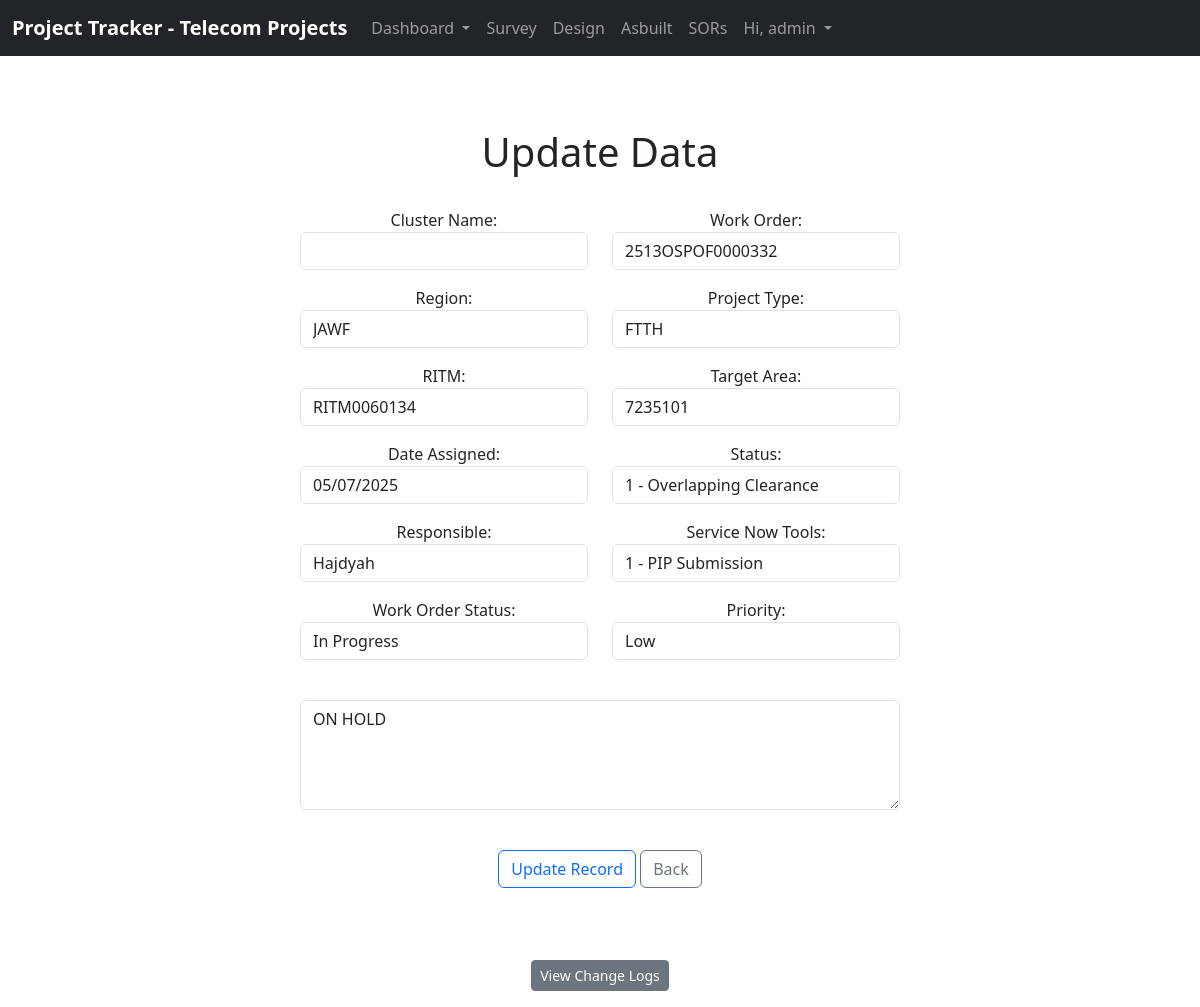
Page /update_survey_record/602 (signed in) on the earlier database version.
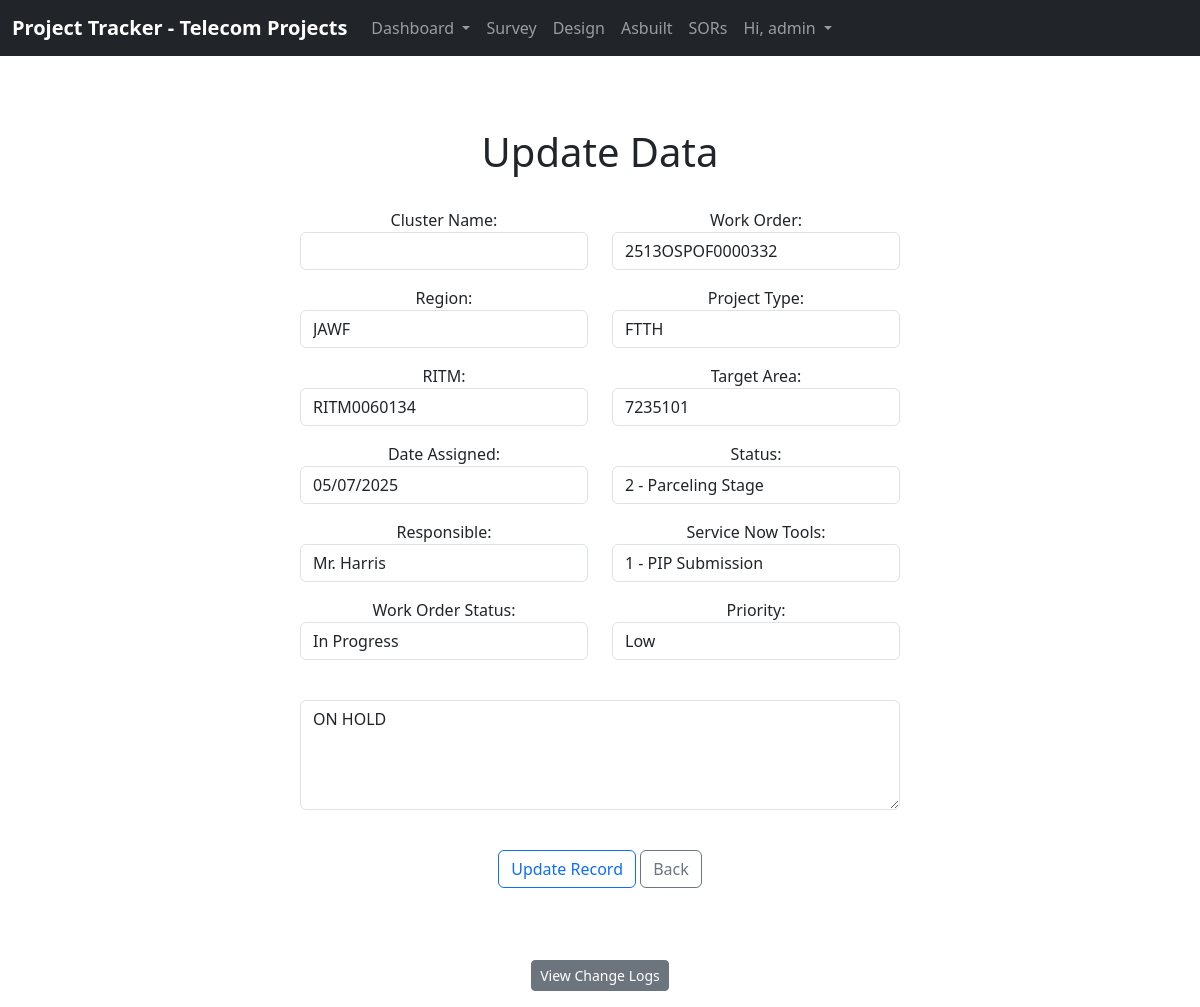
Same page on the later database version.
### website/models.py (models this page shows, shortened)
class survey(models.Model):
    cluster_name = models.CharField(max_length=200, blank=True)
    work_order = models.CharField(max_length=16)
    region = models.CharField(max_length=20, blank=True)
    project_type = models.CharField(max_length=20, blank=True)
    RITM = models.CharField(max_length=11)
    target_area = models.IntegerField(blank=True, null=True)
    date_assigned = models.DateField()
    status = models.CharField(max_length=50)
    responsible = models.CharField(max_length=100)
    tools = models.CharField(max_length=50)
    wo_status = models.CharField(max_length=50)
    priority = models.CharField(max_length=20)
    remarks = models.TextField(blank=True)
    updated_at = models.DateTimeField(auto_now=True)
    updated_by = models.ForeignKey(
        User, on_delete=models.SET_NULL, null=True, blank=True
    )

### website/views.py (the view, shortened to what this page needs)
# urls.py: path('update_survey_record/<int:pk>', views.update_survey_record,
def update_survey_record(request, pk):
    if not request.user.is_authenticated:
        messages.error(request, "You must be logged in to do that.")
        return redirect('home')
    current_record = survey.objects.get(id=pk)
    fields_to_check = ['status',
                       'wo_status', 'tools', 'priority', 'remarks']
    old_data = {field: getattr(current_record, field)
                for field in fields_to_check}
    form = AddSurveyForm(request.POST or None,
                         instance=current_record, is_update=True)
    logs = ActivityLog.objects.filter(
        content_type=ContentType.objects.get_for_model(survey),
        object_id=current_record.id
    ).order_by('-timestamp')
    return render(request, 'update_survey_record.html', {
        'form': form,
        'record': current_record,
        'logs': logs
    })

### website/templates/update_survey_record.html (shortened to what this page needs)
{% extends 'base.html' %}
{% load tz %}
{% block content %}
<div class="col-md-6 offset-md-3 text-center mt-5">
    <h1>Update Data</h1><br>
    <form method="POST" action="">
        <div class="row">
            <div class="col-md-6 mb-3">
                {{ form.cluster_name.label_tag }} {{ form.cluster_name }}
            </div>
            <div class="col-md-6 mb-3">
                {{ form.work_order.label_tag }} {{ form.work_order }}
            </div>
            <div class="col-md-6 mb-3">
                {{ form.region.label_tag }} {{ form.region }}
            </div>
            <div class="col-md-6 mb-3">
                {{ form.project_type.label_tag }} {{ form.project_type }}
            </div>
            <div class="col-md-6 mb-3">
                {{ form.RITM.label_tag }} {{ form.RITM }}
            </div>
            <div class="col-md-6 mb-3">
                {{ form.target_area.label_tag }} {{ form.target_area }}
            </div>
            <div class="col-md-6 mb-3">
                {{ form.date_assigned.label_tag }} {{ form.date_assigned }}
            </div>
            <div class="col-md-6 mb-3">
                {{ form.status.label_tag }} {{ form.status }}
            </div>
            <div class="col-md-6 mb-3">
                {{ form.responsible.label_tag }} {{ form.responsible }}
            </div>
            <div class="col-md-6 mb-3">
                {{ form.tools.label_tag }} {{ form.tools }}
            </div>
            <div class="col-md-6 mb-3">
                {{ form.wo_status.label_tag }} {{ form.wo_status }}
            </div>
            <div class="col-md-6 mb-3">
                {{ form.priority.label_tag }} {{ form.priority }}
            </div>
            <div class="col-md-12 mb-3">
                {{ form.remarks.label_tag }} {{ form.remarks }}
            </div>
        </div>
        <br>
        <button type="submit" class="btn btn-outline-primary">Update Record</button>
        <a class="btn btn-outline-secondary" aria-current="page" href="{% url 'survey' %}">Back</a><br>
    </form>
    <br><br>
    <div class="container mt-4">
        <button class="btn btn-secondary mb-3 btn-sm" type="button" data-bs-toggle="collapse"
            data-bs-target="#activityLogs">
            View Change Logs
        </button>
    </div>
    {% endblock %}

Differences in the rows shown:
changed survey "2513OSPOF0000332": status "1 - Overlapping Clearance" → "2 - Parceling Stage"; responsible "Hajdyah" → "Mr. Harris"
